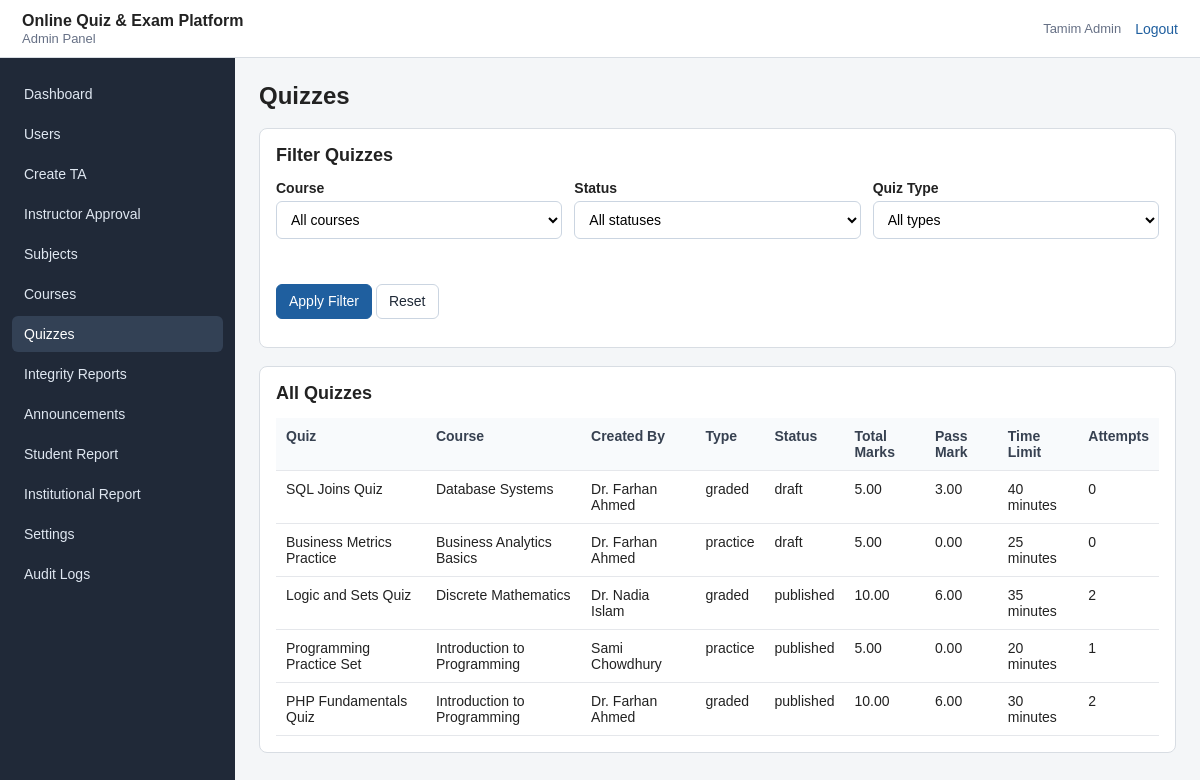
The app's page /admin.php?action=quizzes (signed in) with its own data.
### tables this page shows
CREATE TABLE `quizzes` (
  `id` INT UNSIGNED NOT NULL AUTO_INCREMENT,
  `course_id` INT UNSIGNED NOT NULL,
  `created_by` INT UNSIGNED NOT NULL,
  `title` VARCHAR(150) NOT NULL,
  `description` TEXT DEFAULT NULL,
  `time_limit_minutes` INT UNSIGNED NOT NULL DEFAULT 30,
  `total_marks` DECIMAL(8,2) NOT NULL DEFAULT 0.00,
  `pass_mark` DECIMAL(8,2) NOT NULL DEFAULT 0.00,
  `quiz_type` ENUM('graded', 'practice') NOT NULL DEFAULT 'graded',
  `status` ENUM('draft', 'published') NOT NULL DEFAULT 'draft',
  `available_from` DATETIME DEFAULT NULL,
  `available_until` DATETIME DEFAULT NULL,
  `created_at` TIMESTAMP NOT NULL DEFAULT CURRENT_TIMESTAMP,
  PRIMARY KEY (`id`),
  KEY `idx_quizzes_course` (`course_id`),
  KEY `idx_quizzes_created_by` (`created_by`),
  KEY `idx_quizzes_status_type` (`status`, `quiz_type`),
  KEY `idx_quizzes_available` (`available_from`, `available_until`),
  CONSTRAINT `fk_quizzes_course`
    FOREIGN KEY (`course_id`) REFERENCES `courses` (`id`)
    ON UPDATE CASCADE ON DELETE CASCADE,
  CONSTRAINT `fk_quizzes_created_by`
    FOREIGN KEY (`created_by`) REFERENCES `users` (`id`)
    ON UPDATE CASCADE ON DELETE RESTRICT
);

CREATE TABLE `courses` (
  `id` INT UNSIGNED NOT NULL AUTO_INCREMENT,
  `instructor_id` INT UNSIGNED NOT NULL,
  `subject_id` INT UNSIGNED NOT NULL,
  `title` VARCHAR(150) NOT NULL,
  `description` TEXT DEFAULT NULL,
  `enrollment_type` ENUM('open', 'approval') NOT NULL DEFAULT 'open',
  `max_students` INT UNSIGNED NOT NULL DEFAULT 50,
  `status` ENUM('draft', 'active', 'archived') NOT NULL DEFAULT 'draft',
  `created_at` TIMESTAMP NOT NULL DEFAULT CURRENT_TIMESTAMP,
  PRIMARY KEY (`id`),
  KEY `idx_courses_instructor` (`instructor_id`),
  KEY `idx_courses_subject` (`subject_id`),
  KEY `idx_courses_status` (`status`),
  CONSTRAINT `fk_courses_instructor`
    FOREIGN KEY (`instructor_id`) REFERENCES `users` (`id`)
    ON UPDATE CASCADE ON DELETE RESTRICT,
  CONSTRAINT `fk_courses_subject`
    FOREIGN KEY (`subject_id`) REFERENCES `subjects` (`id`)
    ON UPDATE CASCADE ON DELETE RESTRICT
);

CREATE TABLE `users` (
  `id` INT UNSIGNED NOT NULL AUTO_INCREMENT,
  `username` VARCHAR(50) DEFAULT NULL,
  `name` VARCHAR(100) NOT NULL,
  `email` VARCHAR(150) NOT NULL,
  `password_hash` VARCHAR(255) NOT NULL,
  `phone` VARCHAR(30) DEFAULT NULL,
  `role` ENUM('student', 'instructor', 'ta', 'admin') NOT NULL,
  `profile_pic` VARCHAR(255) DEFAULT NULL,
  `student_id` VARCHAR(50) DEFAULT NULL,
  `program` VARCHAR(100) DEFAULT NULL,
  `department` VARCHAR(100) DEFAULT NULL,
  `bio` TEXT DEFAULT NULL,
  `approval_status` ENUM('pending', 'approved', 'rejected') NOT NULL DEFAULT 'approved',
  `is_active` TINYINT(1) NOT NULL DEFAULT 1,
  `created_at` TIMESTAMP NOT NULL DEFAULT CURRENT_TIMESTAMP,
  `updated_at` TIMESTAMP NULL DEFAULT NULL ON UPDATE CURRENT_TIMESTAMP,
  PRIMARY KEY (`id`),
  UNIQUE KEY `uq_users_username` (`username`),
  UNIQUE KEY `uq_users_email` (`email`),
  UNIQUE KEY `uq_users_student_id` (`student_id`),
  KEY `idx_users_role` (`role`),
  KEY `idx_users_active` (`is_active`),
  KEY `idx_users_approval_status` (`approval_status`)
);

### admin.php (called while the page is built, shortened)
<?php
require_once __DIR__ . '/config/database.php';
require_once __DIR__ . '/config/helpers.php';
require_once __DIR__ . '/controllers/AdminController.php';
$action = isset($_GET['action']) ? trim($_GET['action']) : 'dashboard';
adminRoute($conn, $action);

### models/QuizModel.php (called while the page is built, shortened)
<?php
function quizGetAll($conn, $course_id, $status, $quiz_type)
{
    $sql = "SELECT quizzes.*, courses.title AS course_title, users.name AS creator_name,
                   (SELECT COUNT(*) FROM attempts WHERE attempts.quiz_id = quizzes.id) AS attempt_count
            FROM quizzes
            INNER JOIN courses ON courses.id = quizzes.course_id
            INNER JOIN users ON users.id = quizzes.created_by";
    $where = array();
    $types = '';
    $params = array();
    $sql .= " ORDER BY quizzes.created_at DESC, quizzes.id DESC";
    return dbSelectAll($conn, $sql, $types, $params);
}

### config/helpers.php (called while the page is built, shortened)
<?php
function e($value)
{
    return htmlspecialchars((string)$value, ENT_QUOTES, 'UTF-8');
}
function dbSelectAll($conn, $sql, $types = '', $params = array())
{
    $stmt = mysqli_prepare($conn, $sql);
    if (!mysqli_stmt_execute($stmt)) {
        mysqli_stmt_close($stmt);
        die('Database query execute failed.');
    }
    $result = mysqli_stmt_get_result($stmt);
    $rows = array();
    while ($row = mysqli_fetch_assoc($result)) {
        $rows[] = $row;
    }
    return $rows;
}

### views/admin/quizzes.php (the view, shortened to what this page needs)
<?php require __DIR__ . '/../partials/admin_header.php'; ?>
<div class="panel">
    <h2>Filter Quizzes</h2>
    <form method="get" action="admin.php" class="form-grid">
        <div class="form-row">
            <label for="course_id">Course</label>
            <select id="course_id" name="course_id">
                <option value="0">All courses</option>
            </select>
        </div>
        <div class="form-row">
            <label for="status">Status</label>
            <select id="status" name="status">
                <option value="">All statuses</option>
            </select>
        </div>
        <div class="form-row">
            <label for="quiz_type">Quiz Type</label>
            <select id="quiz_type" name="quiz_type">
                <option value="">All types</option>
            </select>
        </div>
        <div class="form-row">
            <label>&nbsp;</label>
            <button class="primary">Apply Filter</button>
            <a class="btn" href="admin.php?action=quizzes">Reset</a>
        </div>
    </form>
</div>
<div class="panel">
    <h2>All Quizzes</h2>
    <div class="table-wrap">
        <table>
            <thead>
                <tr>
                    <th>Quiz</th>
                    <th>Course</th>
                    <th>Created By</th>
                    <th>Type</th>
                    <th>Status</th>
                    <th>Total Marks</th>
                    <th>Pass Mark</th>
                    <th>Time Limit</th>
                    <th>Attempts</th>
                </tr>
            </thead>
            <tbody>
                <?php foreach ($quizzes as $quiz): ?>
                    <tr>
                        <td><?php echo e($quiz['title']); ?></td>
                        <td><?php echo e($quiz['course_title']); ?></td>
                        <td><?php echo e($quiz['creator_name']); ?></td>
                        <td><?php echo e($quiz['quiz_type']); ?></td>
                        <td><?php echo e($quiz['status']); ?></td>
                        <td><?php echo e($quiz['total_marks']); ?></td>
                        <td><?php echo e($quiz['pass_mark']); ?></td>
                        <td><?php echo e($quiz['time_limit_minutes']); ?> minutes</td>
                        <td><?php echo e($quiz['attempt_count']); ?></td>
                    </tr>
                <?php endforeach; ?>
            </tbody>
        </table>
    </div>
</div>
<?php require __DIR__ . '/../partials/admin_footer.php'; ?>

### views/assets/css/style.css (style rules this page uses)
* { box-sizing: border-box; }
body { margin: 0; font-family: Arial, Helvetica, sans-serif; color: #222; background: #f4f6f8; font-size: 14px; }
a { color: #1f5f9f; text-decoration: none; }
h2 { font-size: 18px; margin: 0 0 14px; }
.panel { background: #ffffff; border: 1px solid #d8dde3; border-radius: 8px; padding: 16px; margin-bottom: 18px; }
.table-wrap { overflow-x: auto; }
table { width: 100%; border-collapse: collapse; background: #ffffff; }
th, td { border-bottom: 1px solid #e5e7eb; padding: 10px; text-align: left; vertical-align: top; }
th { background: #f8fafc; font-weight: 700; color: #374151; }
.form-grid { display: grid; grid-template-columns: repeat(auto-fit, minmax(220px, 1fr)); gap: 12px; }
.form-row { margin-bottom: 12px; }
label { display: block; font-weight: 700; margin-bottom: 5px; }
input, select, textarea { width: 100%; padding: 9px 10px; border: 1px solid #cbd5e1; border-radius: 6px; background: #ffffff; font: inherit; }
.btn, button { display: inline-block; border: 1px solid #cbd5e1; background: #ffffff; color: #1f2937; padding: 8px 12px; border-radius: 6px; cursor: pointer; font: inherit; line-height: 1.2; }
.btn.primary, button.primary { background: #1f5f9f; border-color: #1f5f9f; color: #ffffff; }

### records on screen
quizzes: title "SQL Joins Quiz", course.title "Database Systems", created_by.name "Dr. Farhan Ahmed", quiz_type "graded", status "draft", total_marks "5.00", pass_mark "3.00", time_limit_minutes "40", attempt_count "0"
quizzes: title "Business Metrics Practice", course.title "Business Analytics Basics", created_by.name "Dr. Farhan Ahmed", quiz_type "practice", status "draft", total_marks "5.00", pass_mark "0.00", time_limit_minutes "25", attempt_count "0"
quizzes: title "Logic and Sets Quiz", course.title "Discrete Mathematics", created_by.name "Dr. Nadia Islam", quiz_type "graded", status "published", total_marks "10.00", pass_mark "6.00", time_limit_minutes "35", attempt_count "2"
quizzes: title "Programming Practice Set", course.title "Introduction to Programming", created_by.name "Sami Chowdhury", quiz_type "practice", status "published", total_marks "5.00", pass_mark "0.00", time_limit_minutes "20", attempt_count "1"
quizzes: title "PHP Fundamentals Quiz", course.title "Introduction to Programming", created_by.name "Dr. Farhan Ahmed", quiz_type "graded", status "published", total_marks "10.00", pass_mark "6.00", time_limit_minutes "30", attempt_count "2"

### other values on screen
$_SESSION['name'] "Tamim Admin"
$label "Dashboard"
$label "Users"
$label "Create TA"
$label "Instructor Approval"
$label "Subjects"
$label "Courses"
$label "Quizzes"
$label "Integrity Reports"
$label "Announcements"
$label "Student Report"
$label "Institutional Report"
$label "Settings"
$label "Audit Logs"
$pageTitle "Quizzes"
